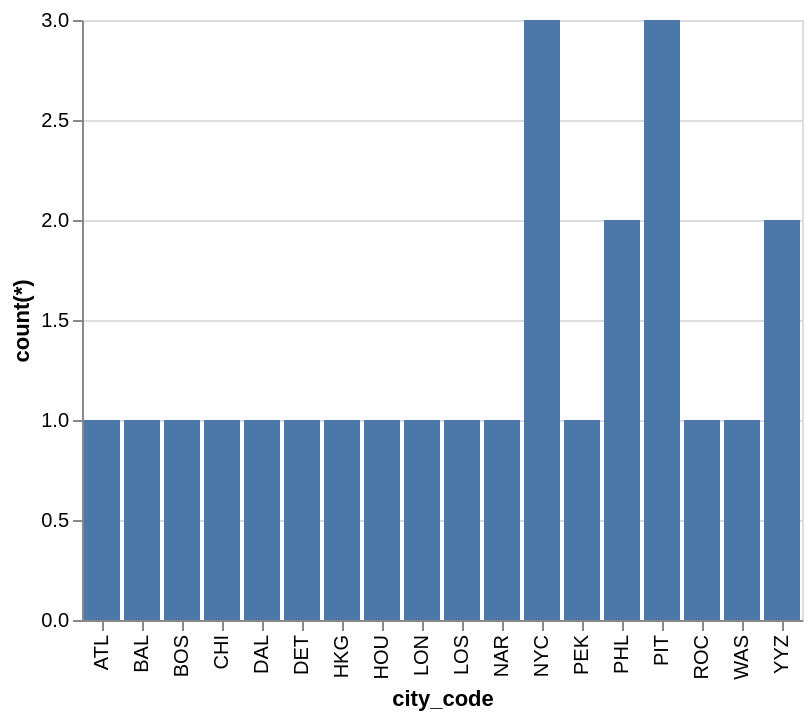

Here is the Vega-Lite specification saved for this chart:
### Vega-Lite specification from a JSON file in a GitHub repository (floating-point values rounded to 4 significant figures)
{"data": {"values": [{"x_data": "ATL", "y_data": 1}, {"x_data": "BAL", "y_data": 1}, {"x_data": "BOS", "y_data": 1}, {"x_data": "CHI", "y_data": 1}, {"x_data": "DAL", "y_data": 1}, {"x_data": "DET", "y_data": 1}, {"x_data": "HKG", "y_data": 1}, {"x_data": "HOU", "y_data": 1}, {"x_data": "LON", "y_data": 1}, {"x_data": "LOS", "y_data": 1}, {"x_data": "NAR", "y_data": 1}, {"x_data": "NYC", "y_data": 3}, {"x_data": "PEK", "y_data": 1}, {"x_data": "PHL", "y_data": 2}, {"x_data": "PIT", "y_data": 3}, {"x_data": "ROC", "y_data": 1}, {"x_data": "WAS", "y_data": 1}, {"x_data": "YYZ", "y_data": 2}]}, "mark": "bar", "encoding": {"x": {"field": "x_data", "type": "nominal", "title": "city_code", "sort": "ascending"}, "y": {"field": "y_data", "type": "quantitative", "title": "count(*)"}}}
